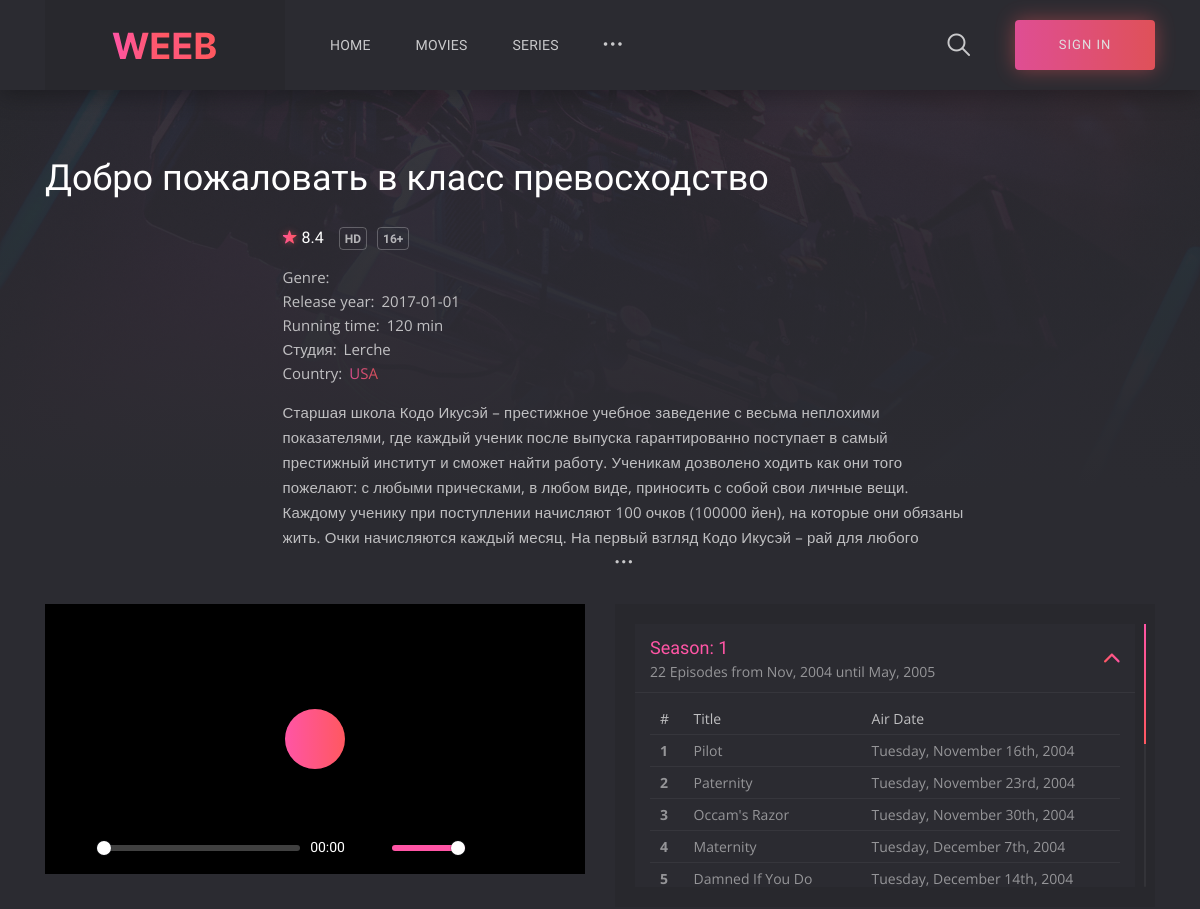
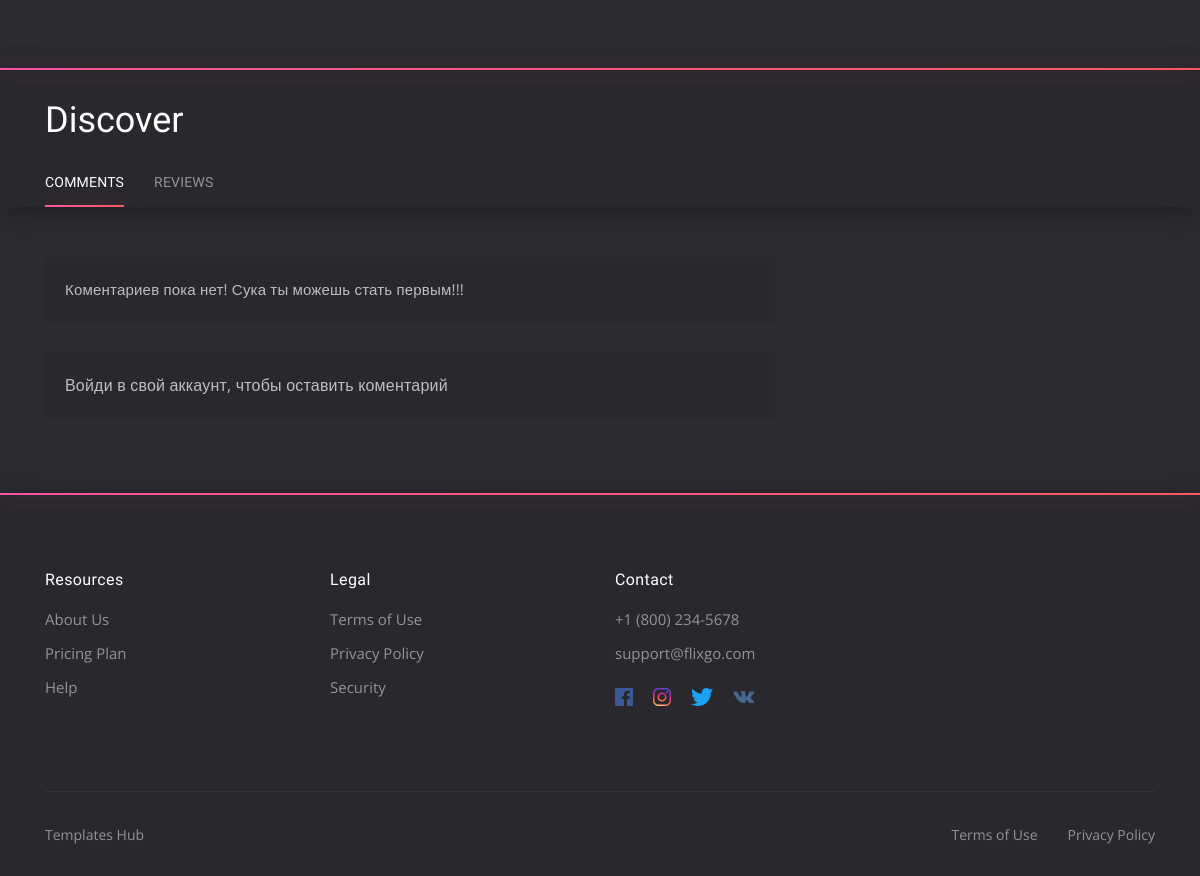
/details.php?id=10, run on the app's committed database (2 pictures, top to bottom).
### tables this page shows
CREATE TABLE `anime` (
  `id` int(11) NOT NULL AUTO_INCREMENT,
  `title` varchar(250) NOT NULL,
  `desc` text NOT NULL,
  `studio_id` int(11) NOT NULL,
  `releaseDate` date NOT NULL,
  `ageLimit` int(2) NOT NULL,
  `coverImage` text,
  `createDate` datetime NOT NULL,
  `updateDate` datetime DEFAULT NULL,
  PRIMARY KEY (`id`),
  KEY `studio_id` (`studio_id`),
  CONSTRAINT `anime_ibfk_1` FOREIGN KEY (`studio_id`) REFERENCES `studio` (`id`) ON DELETE CASCADE
);

CREATE TABLE `studio` (
  `id` int(11) NOT NULL AUTO_INCREMENT,
  `name` varchar(50) NOT NULL,
  `createDate` datetime NOT NULL,
  `updateDate` datetime DEFAULT NULL,
  PRIMARY KEY (`id`)
);

### db.php (called while the page is built, shortened)
<?php
function SELECT($sql, $params = "", $data = array()) {
	$db = @mysqli_connect(HOST, USERNAME, PASSWORD, DATABASE) or die('ошибка соединение с БД');
	mysqli_set_charset($db, 'utf8');
	$statement = $db->prepare($sql);
	if (count($data) > 0) {
		$statement->bind_param($params, ...$data);
	}
	$statement->execute();
	$res = $statement->get_result();
	$result = $res->fetch_all(MYSQLI_ASSOC);
	return $result;
}
?>

### details.php (the view, shortened to what this page needs)
<?php
include('db.php');
include('inc/head.php');
$id = $_GET['id'];
$sql = "SELECT a.id 'id', a.title, a.`desc`, s.`name` as 'studio', a.releaseDate, a.ageLimit, a.coverImage FROM anime a LEFT JOIN studio s ON a.studio_id = s.id WHERE a.id = $id";
$anime = SELECT($sql);
$anime = $anime[0];
$sql = "SELECT g.name FROM genre g LEFT JOIN anime_genre ag ON g.id = ag.genre_id WHERE ag.anime_id = ?";
$anime['genres'] = SELECT($sql, 'i', [$anime['id']]);
$isRegistered = !empty($_SESSION['id']);
$sql = "SELECT c.id, c.text, c.anime_id, u.name, c.parent_id, c.createDate  FROM COMMENT c LEFT JOIN USER u ON c.user_id=u.id WHERE anime_id=?";
$comments = SELECT($sql, 'i', [$id]);
?>
	<form action="#" class="header__search">
		<div class="container">
			<div class="row">
				<div class="col-12">
					<div class="header__search-content">
						<button type="button">search</button>
					</div>
				</div>
			</div>
		</div>
	</form>
</header>
<section class="section details">
	<div class="details__bg" data-bg="assets/img/home/home__bg.jpg"></div>
	<div class="container">
		<div class="row">
			<div class="col-12">
				<h1 class="details__title"><?=$anime['title']?></h1>
			</div>
			<div class="col-10">
				<div class="card card--details card--series">
					<div class="row">
						<div class="col-12 col-sm-4 col-md-4 col-lg-3 col-xl-3">
							<div class="card__cover">
							</div>
						</div>
						<div class="col-12 col-sm-8 col-md-8 col-lg-9 col-xl-9">
							<div class="card__content">
								<div class="card__wrap">
									<span class="card__rate"><i class="icon ion-ios-star"></i>8.4</span>
									<ul class="card__list">
										<li>HD</li>
										<li><?=$anime['ageLimit']?>+</li>
									</ul>
								</div>
								<ul class="card__meta">
									<li><span>Genre:</span>
									</li>
									<li><span>Release year:</span> <?=$anime['releaseDate']?></li>
									<li><span>Running time:</span> 120 min</li>
									<li><span>Студия:</span> <?=$anime['studio']?></li>
									<li><span>Country:</span> <a href="#">USA</a> </li>
								</ul>
								<div class="card__description card__description--details">
									<?=$anime['desc']?>
								</div>
							</div>
						</div>
					</div>
				</div>
			</div>
			<div class="col-12 col-xl-6">
				<video controls crossorigin playsinline poster="../../../cdn.plyr.io/static/demo/View_From_A_Blue_Moon_Trailer-HD.jpg" id="player">
					<source src="https://cdn.plyr.io/static/demo/View_From_A_Blue_Moon_Trailer-576p.mp4" type="video/mp4" size="576">
					<source src="https://cdn.plyr.io/static/demo/View_From_A_Blue_Moon_Trailer-720p.mp4" type="video/mp4" size="720">
					<source src="https://cdn.plyr.io/static/demo/View_From_A_Blue_Moon_Trailer-1080p.mp4" type="video/mp4" size="1080">
					<source src="https://cdn.plyr.io/static/demo/View_From_A_Blue_Moon_Trailer-1440p.mp4" type="video/mp4" size="1440">
				</video>
			</div>
			<div class="col-12 col-xl-6">
				<div class="accordion" id="accordion">
					<div class="accordion__card">
						<div class="card-header" id="headingOne">
							<button type="button" data-toggle="collapse" data-target="#collapseOne" aria-expanded="true" aria-controls="collapseOne">
								<span>Season: 1</span>
								<span>22 Episodes from Nov, 2004 until May, 2005</span>
							</button>
						</div>
						<div id="collapseOne" class="collapse show" aria-labelledby="headingOne" data-parent="#accordion">
							<div class="card-body">
								<table class="accordion__list">
									<thead>
										<tr>
											<th>#</th>
											<th>Title</th>
											<th>Air Date</th>
										</tr>
									</thead>
									<tbody>
										<tr>
											<th>1</th>
											<td>Pilot</td>
											<td>Tuesday, November 16th, 2004</td>
										</tr>
										<tr>
											<th>2</th>
											<td>Paternity</td>
											<td>Tuesday, November 23rd, 2004</td>
										</tr>
										<tr>
											<th>3</th>
											<td>Occam's Razor</td>
											<td>Tuesday, November 30th, 2004</td>
										</tr>
										<tr>
											<th>4</th>
											<td>Maternity</td>
											<td>Tuesday, December 7th, 2004</td>
										</tr>
										<tr>
											<th>5</th>
											<td>Damned If You Do</td>
											<td>Tuesday, December 14th, 2004</td>
										</tr>
									</tbody>
								</table>
							</div>
						</div>
					</div>
				</div>
			</div>
		</div>
	</div>
</section>
<section class="content">
	<div class="content__head">
		<div class="container">
			<div class="row">
				<div class="col-12">
					<h2 class="content__title">Discover</h2>
					<ul class="nav nav-tabs content__tabs" id="content__tabs" role="tablist">
						<li class="nav-item">
							<a class="nav-link active" data-toggle="tab" href="#tab-1" role="tab" aria-controls="tab-1" aria-selected="true">Comments</a>
						</li>
						<li class="nav-item">
							<a class="nav-link" data-toggle="tab" href="#tab-2" role="tab" aria-controls="tab-2" aria-selected="false">Reviews</a>
						</li>
					</ul>
				</div>
			</div>
		</div>
	</div>
	<div class="container">
		<div class="row">
			<div class="col-12 col-lg-8 col-xl-8">
				<div class="tab-content" id="myTabContent">
					<div class="tab-pane fade show active" id="tab-1" role="tabpanel" aria-labelledby="1-tab">
						<div class="row">
							<div class="col-12">
								<div class="comments">
									<ul id="list" class="comments__list">
										<?php if(count($comments) == 0): ?>
										<li id="nocomments" class="comments__item">
											<p class="comments__text">Коментариев пока нет! Сука ты можешь стать первым!!!</p>
										</li>
										<?php endif; ?>
									</ul>
									<?php if($isRegistered): ?>
									<div class="form">
										<textarea id="text" name="text" class="form__textarea" placeholder="Add comment"></textarea>
										<input id="animeId" type="text" value="<?=$anime['id']?>" hidden>
										<button onclick="addComment()" class="form__btn">Send</button>
									</div>
									<?php else: ?>
									<div class="form">
										<p class="section__text">Войди в свой аккаунт, чтобы оставить коментарий</p>
									</div>
									<?php endif ?>
								</div>
							</div>
						</div>
					</div>
				</div>
			</div>
		</div>
	</div>
</section>
<?php
include('inc/foot.php');
?>

### assets/css/plyr.css (style rules this page uses)
.plyr audio,.plyr video { border-radius:inherit;height:auto;vertical-align:middle;width:100% }
.plyr--full-ui *,.plyr--full-ui ::after,.plyr--full-ui ::before { box-sizing:inherit }

### data on the page
anime: title "Добро пожаловать в класс превосходство", ageLimit "16", releaseDate "2017-01-01", studio.name "Lerche", desc "Старшая школа Кодо Икусэй – престижное учебное заведение с весьма неплохими показателями, где каждый ученик после выпуска гарантированно поступает в самый престижный институт и сможет найти работу. Ученикам дозволено ходить как они того пожелают: с любыми прическами, в любом виде, приносить с собой свои личные вещи. Каждому ученику при поступлении начисляют 100 очков (100000 йен), на которые они обязаны жить. Очки начисляются каждый месяц. На первый взгляд Кодо Икусэй – рай для любого…"
